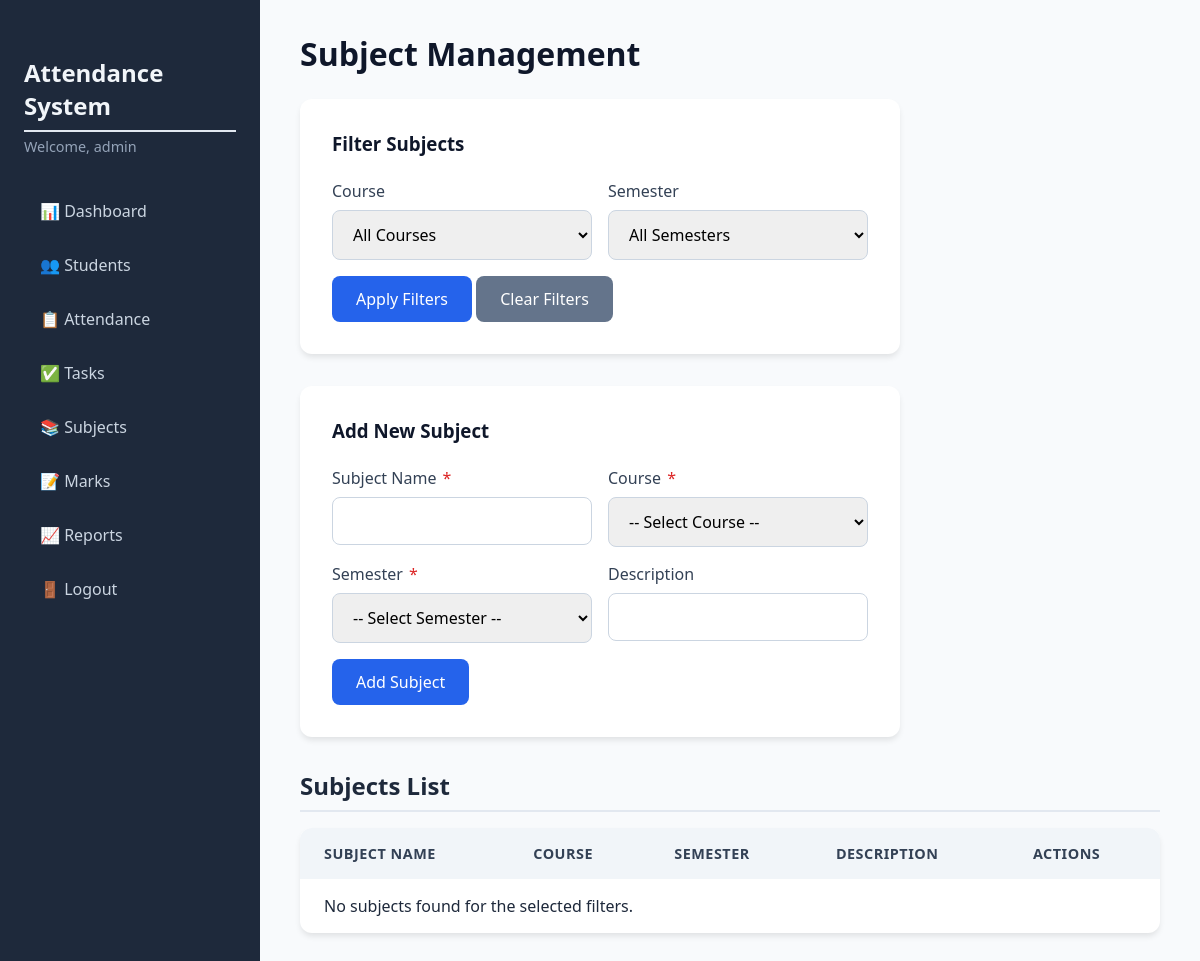
Before: /subjects (signed in) with the older database file.
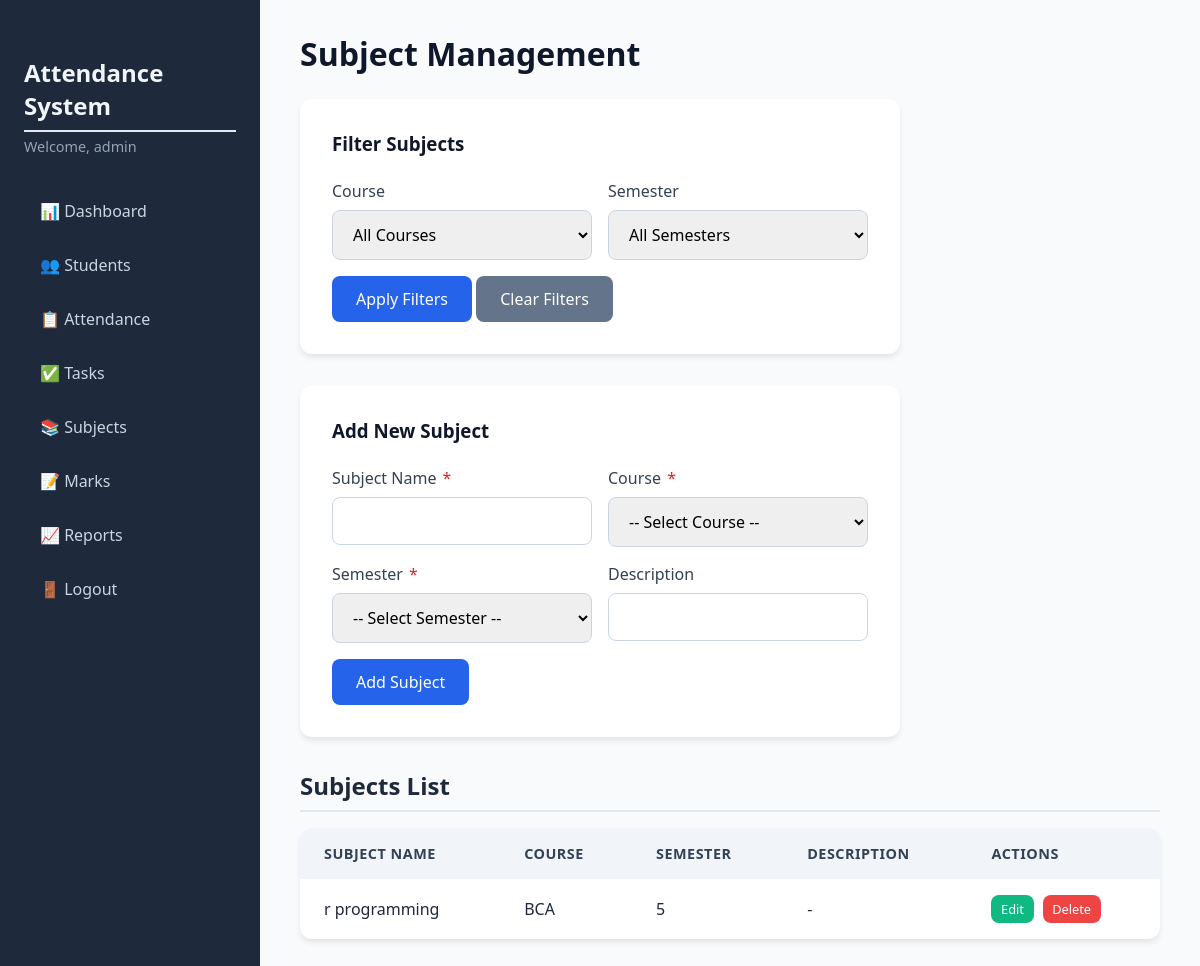
After: the same page with the newer database file.
### tables this page shows
CREATE TABLE subjects (
                id INTEGER PRIMARY KEY AUTOINCREMENT,
                name TEXT NOT NULL,
                course TEXT,
                semester INTEGER,
                description TEXT
            );

### app.py (the view, shortened to what this page needs)
@app.route('/subjects', methods=['GET', 'POST'])
@login_required
def subjects():
    db = get_db()
    filter_course = request.args.get('course', '')
    filter_semester = request.args.get('semester', '')
    query = "SELECT * FROM subjects"
    params = []
    conditions = []
    if filter_course:
        conditions.append("course = ?")
        params.append(filter_course)
    if filter_semester:
        conditions.append("semester = ?")
        params.append(filter_semester)
    if conditions:
        query += " WHERE " + " AND ".join(conditions)
    query += " ORDER BY course, semester, name"
    subjects_list = db.execute(query, params).fetchall()
    courses = ['BCom', 'BCA', 'BBA', 'BSc']
    semesters = list(range(1, 9))
    return render_template('subjects.html',
                           subjects=subjects_list,
                           courses=courses,
                           semesters=semesters,
                           filter_course=filter_course,
                           filter_semester=filter_semester)

### app.py (called while the page is built)
def get_db():
    db = getattr(g, '_database', None)
    if db is None:
        db = g._database = sqlite3.connect(DATABASE)
        db.row_factory = sqlite3.Row
    return db

@app.teardown_appcontext
def close_connection(exception):
    db = getattr(g, '_database', None)
    if db is not None:
        db.close()

def login_required(f):
    @wraps(f)
    def decorated_function(*args, **kwargs):
        if 'admin_id' not in session:
            flash('Please log in to access this page.', 'warning')
            return redirect(url_for('login'))
        return f(*args, **kwargs)
    return decorated_function

### templates/subjects.html (shortened to what this page needs)
{% extends "base.html" %}
{% block content %}
<h1>Subject Management</h1>
<div class="form-card">
    <h3>Filter Subjects</h3>
    <form method="GET" action="{{ url_for('subjects') }}">
        <div class="form-row">
            <div class="form-group half">
                <label for="filter_course">Course</label>
                <select id="filter_course" name="course">
                    <option value="">All Courses</option>
                </select>
            </div>
            <div class="form-group half">
                <label for="filter_semester">Semester</label>
                <select id="filter_semester" name="semester">
                    <option value="">All Semesters</option>
                </select>
            </div>
        </div>
        <button type="submit" class="btn btn-primary">Apply Filters</button>
        <a href="{{ url_for('subjects') }}" class="btn btn-secondary">Clear Filters</a>
    </form>
</div>
<div class="form-card">
    <h3>Add New Subject</h3>
    <form method="POST" action="{{ url_for('subjects') }}">
        <div class="form-row">
            <div class="form-group half">
                <label for="name">Subject Name <span class="required">*</span></label>
                <input type="text" id="name" name="name" required>
            </div>
            <div class="form-group half">
                <label for="course">Course <span class="required">*</span></label>
                <select id="course" name="course" required>
                    <option value="">-- Select Course --</option>
                </select>
            </div>
        </div>
        <div class="form-row">
            <div class="form-group half">
                <label for="semester">Semester <span class="required">*</span></label>
                <select id="semester" name="semester" required>
                    <option value="">-- Select Semester --</option>
                </select>
            </div>
            <div class="form-group half">
                <label for="description">Description</label>
                <input type="text" id="description" name="description">
            </div>
        </div>
        <button type="submit" class="btn btn-primary">Add Subject</button>
    </form>
</div>
<h2>Subjects List</h2>
<div class="table-responsive">
    <table class="table">
        <thead>
            <tr>
                <th>Subject Name</th>
                <th>Course</th>
                <th>Semester</th>
                <th>Description</th>
                <th>Actions</th>
            </tr>
        </thead>
        <tbody>
            {% for subject in subjects %}
            <tr>
                <td>{{ subject.name }}</td>
                <td>{{ subject.course }}</td>
                <td>{{ subject.semester }}</td>
                <td>{{ subject.description or '-' }}</td>
                <td>
                    <button class="btn btn-sm btn-edit"
                        onclick='openEditSubjectModal({{ subject.id }}, {{ subject.name|tojson }}, {{ subject.course|tojson }}, {{ subject.semester }}, {{ subject.description|tojson }})'>
                        Edit
                    </button>
                    <form method="POST" action="{{ url_for('delete_subject', id=subject.id) }}" style="display:inline;"
                        onsubmit="return confirm('Delete this subject? All associated marks will also be deleted.');">
                        <button type="submit" class="btn btn-sm btn-delete">Delete</button>
                    </form>
                </td>
            </tr>
            {% else %}
            <tr>
                <td colspan="5">No subjects found for the selected filters.</td>
            </tr>
            {% endfor %}
        </tbody>
    </table>
</div>
{% endblock %}

Changed rows visible on the page:
added subjects: name "r programming", course "BCA", semester "5", description "-"
Other visible differences:
text no longer shown: "No subjects found for the selected filters."
